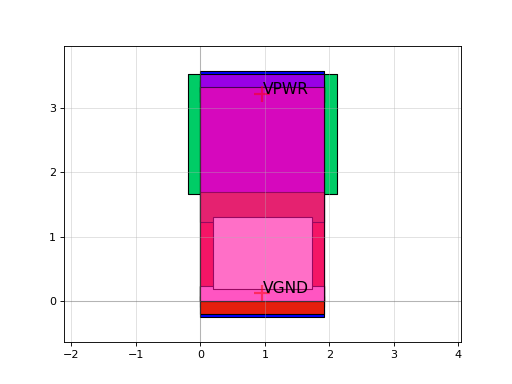

Generate this figure with Python:
import sky130

c = sky130.components.sky130_fd_sc_hs__decap_4()
c.plot()
